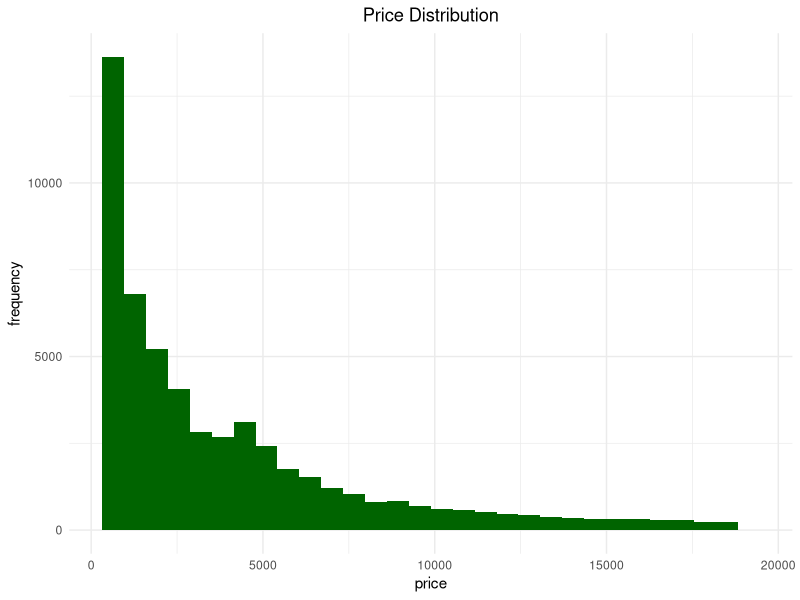
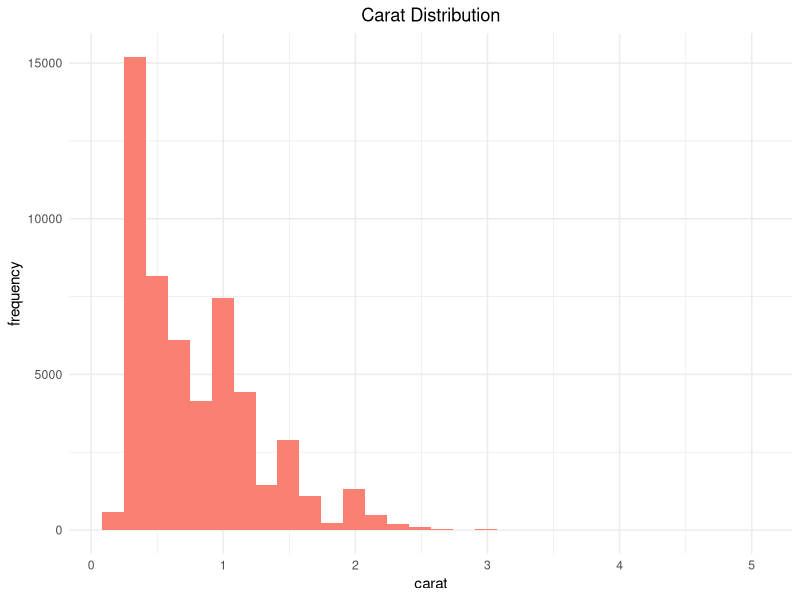
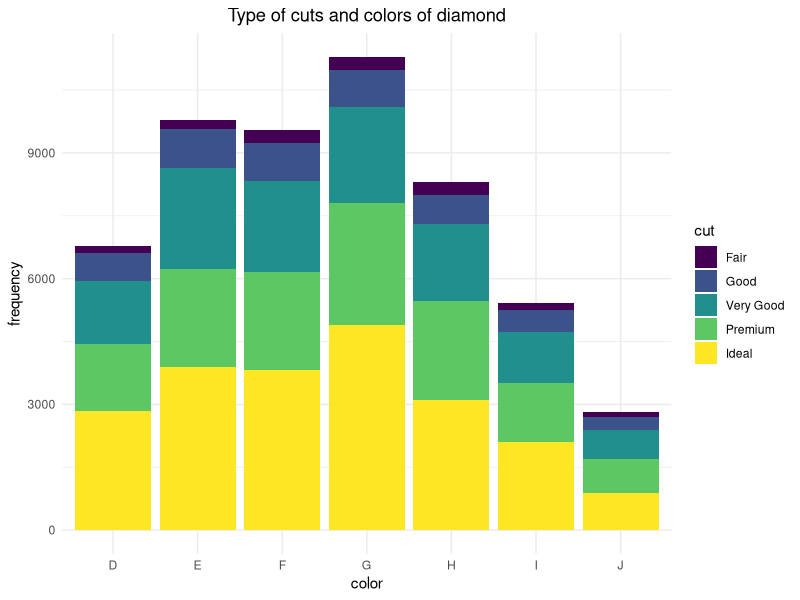
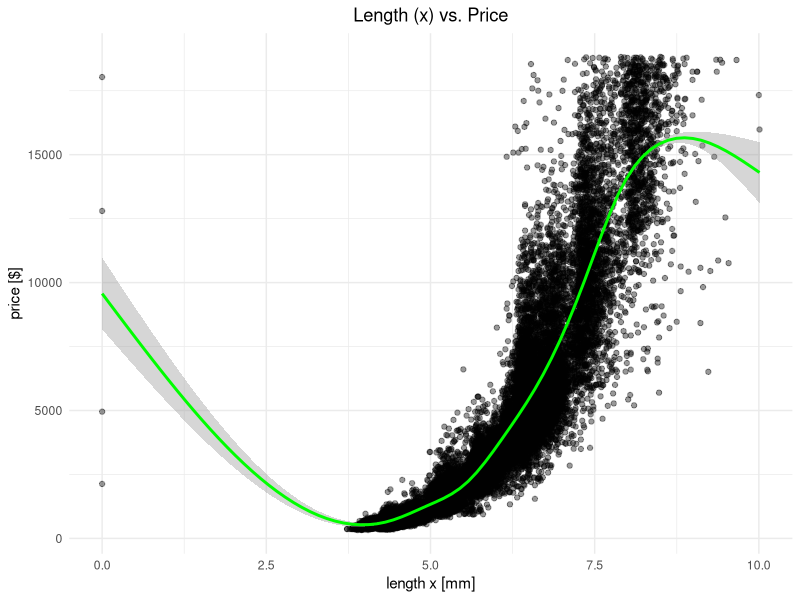
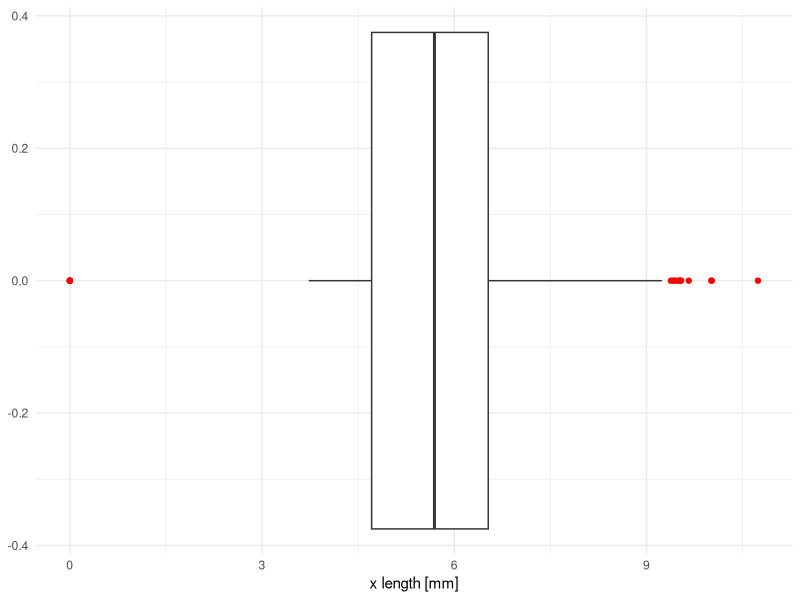
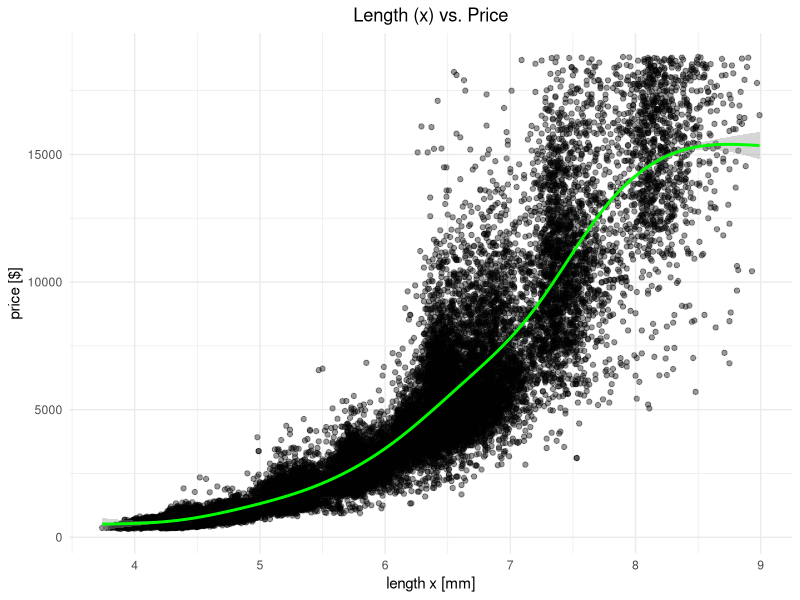
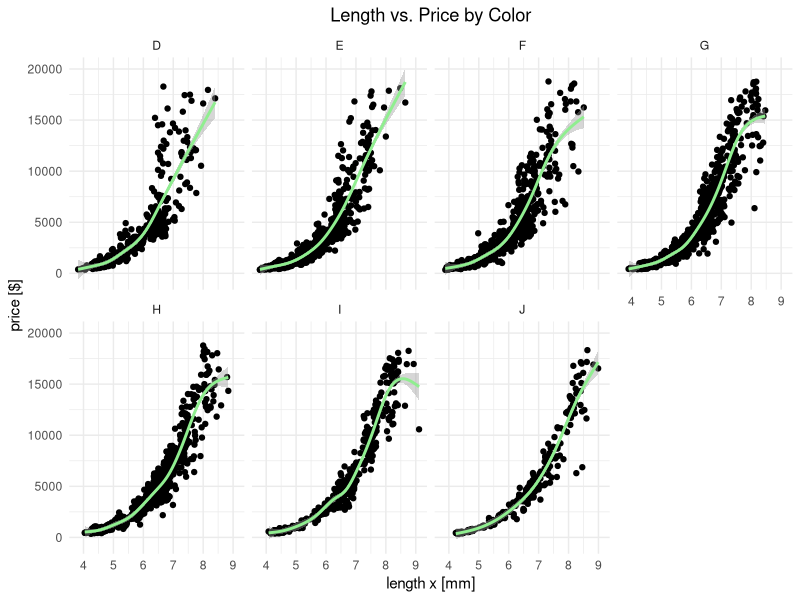
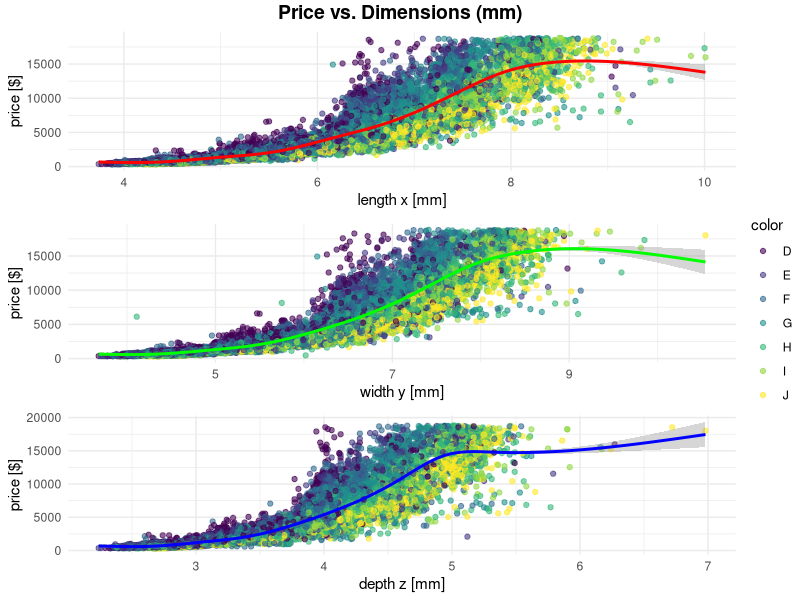

Reproduce these figures in R, in order.
## ---- chunk 1
library(tidyverse) # ggplot2 included
library(ggpubr) # use for combine multiple of ggplot graphs
## ---- chunk 2
ggplot(diamonds, aes(price)) +
  geom_histogram(bins=30, fill="darkgreen") +
  labs(title="Price Distribution", y="frequency")+
  theme_minimal() + # remove background color
  theme(plot.title=element_text(hjust=0.5)) # align title to center
## ---- chunk 3
ggplot(diamonds, aes(carat)) +
  geom_histogram(bins=30, fill="salmon") +
  labs(title="Carat Distribution", y="frequency")+
  theme_minimal() +
  theme(plot.title=element_text(hjust=0.5)) # align title to center
## ---- chunk 4
ggplot(diamonds, aes(color, fill=cut)) +
  geom_bar() +
  labs(title="Type of cuts and colors of diamond", y="frequency") +
  theme_minimal() +
  theme(plot.title=element_text(hjust=0.5))
## ---- chunk 5
ggplot(diamonds %>% sample_frac(0.5), aes(x, price)) +
  geom_point(alpha=0.4) +
  geom_smooth(color="green") +
  labs(title = "Length (x) vs. Price", x = "length x [mm]", y = "price [$]") +
  theme_minimal() +
  theme(plot.title=element_text(hjust=0.5))
## ---- chunk 6
ggplot(diamonds %>% sample_frac(0.5), aes(x)) +
  geom_boxplot(outlier.color="red") +
  xlab("x length [mm]") +
  theme_minimal()
## ---- chunk 7
ggplot(diamonds %>% sample_frac(0.5) %>% filter(x > 0 & x < 9) ## this line
       , aes(x, price)) +
  geom_point(alpha=0.4) +
  geom_smooth(color="green") +
  labs(title = "Length (x) vs. Price", x = "length x [mm]", y = "price [$]") +
  theme_minimal() +
  theme(plot.title=element_text(hjust=0.5))
## ---- chunk 8
ggplot(diamonds %>% sample_n(5000), aes(x, price)) + 
  geom_point() +
  facet_wrap(~color, ncol=4) +
  labs(title="Length vs. Price by Color", x="length x [mm]", y="price [$]") +
  geom_smooth(color="lightgreen") +
  theme_minimal() +
  theme(plot.title=element_text(hjust=0.5)) 
## ---- chunk 9
## create each graphs 

# x-price 
g1 <- ggplot(diamonds %>% filter(x>2.5) %>% sample_frac(0.5), aes(x, price)) +
  geom_point(aes(color = color), alpha=0.6) +
  theme_minimal() +
  geom_smooth(color="red") +
  xlab("length x [mm]") +
  ylab("price [$]")

# y-price
g2 <- ggplot(diamonds %>% filter(y>2 & y<11) %>% sample_frac(0.5), aes(y, price)) +
  geom_point(aes(color = color), alpha=0.6) +
  theme_minimal() +
  geom_smooth(color="green") +
  xlab("width y [mm]") +
  ylab("price [$]")

# z-price
g3<- ggplot(diamonds %>% filter(z>2 & z<9) %>% sample_frac(0.5), aes(z, price)) +
  geom_point(aes(color = color), alpha=0.6) +
  theme_minimal() +
  geom_smooth(color="blue") +
  xlab("depth z [mm]") +
  ylab("price [$]")
## ---- chunk 10
library(ggpubr)

combine <- ggarrange(g1,
                     g2,
                     g3,
                     nrow = 3,
                     common.legend=TRUE, # share color legend between 3 graphs
                     legend="right")

combine <- annotate_figure(combine, top=text_grob("Price vs. Dimensions (mm)",
                face = "bold", size = 14))

combine
